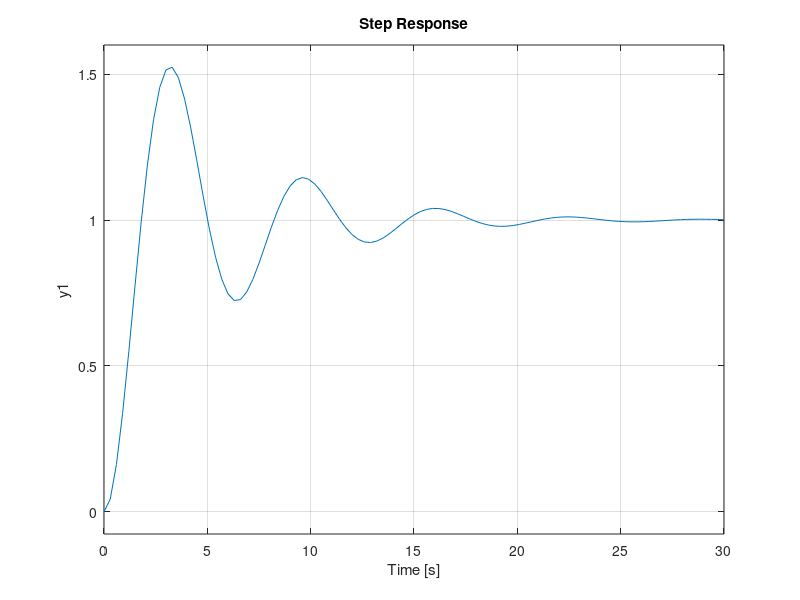
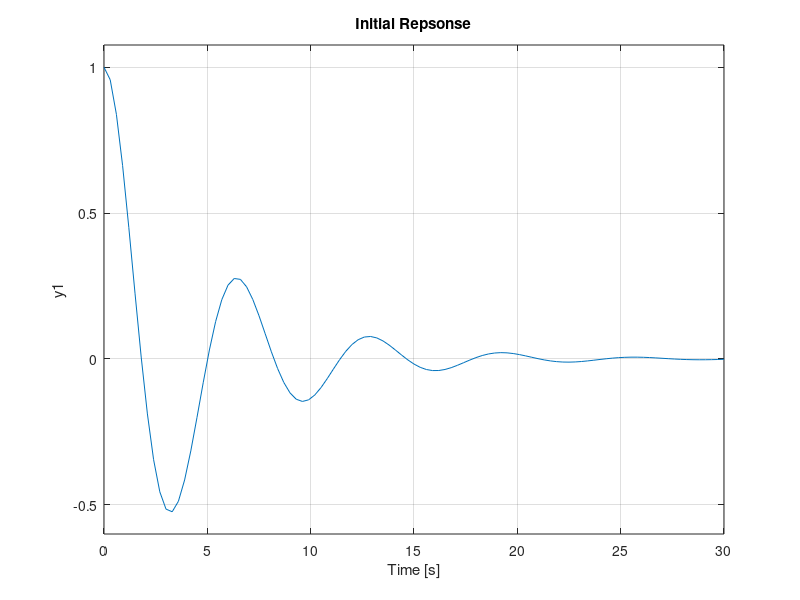
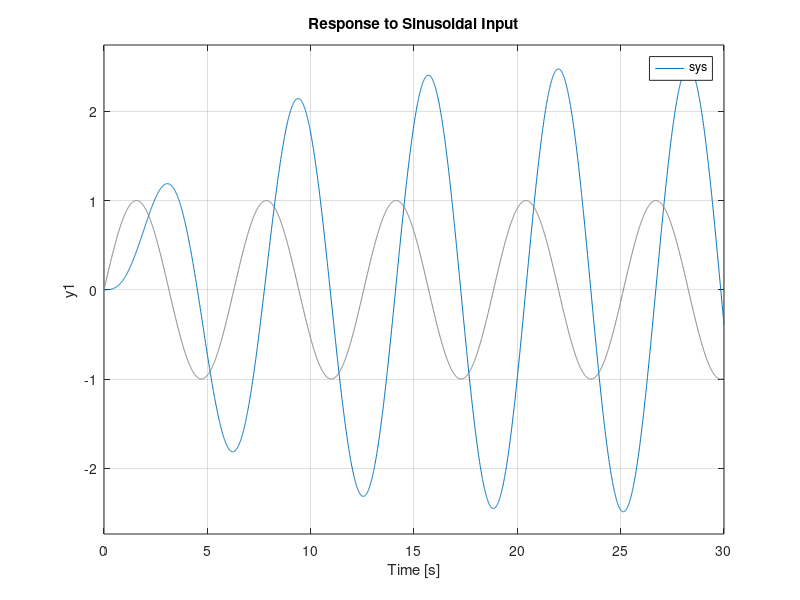

Reproduce these figures in MATLAB, in order.
clear; clc;

m = 1.0;
c = 0.4;
k = 1.0;

% ODE -> State Space
% x1 = position
% x2 = velocity
% x1_dot = x2
% x2_dot = -(k/m)x1 - (c/m)x2 + u/m
% Then this system can be written:
% [x1'    =   [0     1      *  [x1   +   [0      * u
%  x2']       -k/m  -c/m]       x2]      1/m]


% Construct a state-space matrix
A = [0 1;
    -k/m -c/m];
B = [0; 1/m];
C = [1 0];
D = 0;

% Create a state-space system object
sys = ss(A, B, C, D);

% Step response
figure;
step(sys);
title('Step Response');

% Initial Reponse
x0 = [1; 0];

figure;
initial(sys, x0);
title('Initial Repsonse');

% lsim (any input)
t = 0:0.01:30;
u = sin(t)';  % column vector

figure;
lsim(sys, u, t);
title('Response to Sinusoidal Input')
